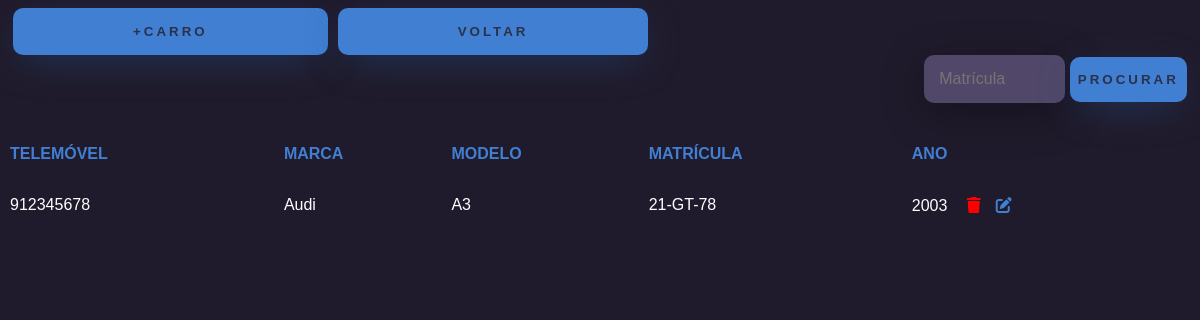
The page /carros/ on the database as committed earlier.
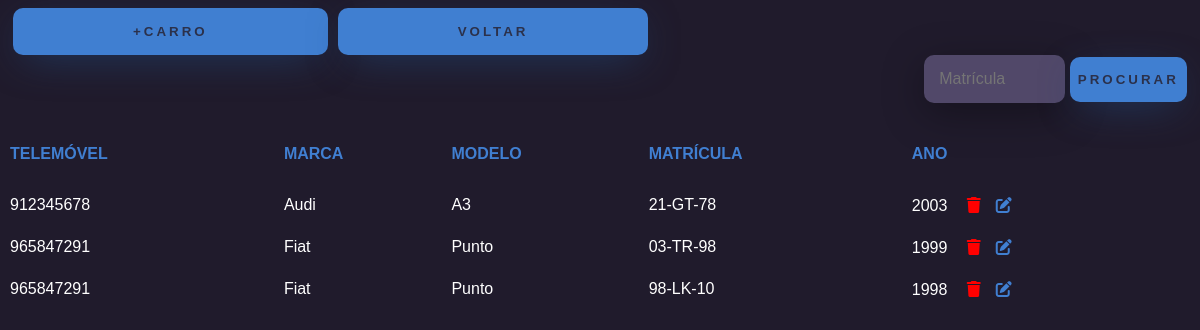
The same page on the database as committed later.
### app/models.py (models this page shows, shortened)
class Carro(models.Model):
    marca = models.CharField(max_length=100)
    modelo = models.CharField(max_length=100)
    matricula = models.CharField(max_length=20,primary_key=True)
    ano = models.IntegerField()
    telemovel = models.ForeignKey(Cliente,on_delete=models.CASCADE)

class Cliente(models.Model):
    nome = models.CharField(max_length=100)
    apelido = models.CharField(max_length=100)
    telemovel = models.CharField(max_length=14, primary_key=True)
    email = models.EmailField(max_length=100)
    perm = models.CharField(max_length=50, default='cliente')
    def __str__(self):
        return self.telemovel

### app/views.py (the view)
# urls.py: path('carros/',carros,name="url_carros"),
def carros(request):
    filtro = request.GET.get('matricula','')
    info = {}
    if filtro:
        info['carros'] = Carro.objects.filter(matricula = filtro)
        return render(request,'lista_carros.html',info)
    else:
        info['carros'] = Carro.objects.all()
        return render(request,'lista_carros.html',info)

### app/templates/lista_carros.html (shortened to what this page needs)
<!DOCTYPE html>
<html lang="en">
<head>
    {% load static %}
    <link rel="stylesheet" href="{% static 'listaclientes.css' %}">
</head>
<body>
    <div class="form-div">
        <form action="{% url 'url_novo_carro' %}">
            <button type="submit" class="btn-login">+CARRO</button>
        </form>
        <form action="{% url 'url_home'%}">
            <button class="btn-login">VOLTAR</button>
        </form>
    </div>
    <div class="div-input">
        <form method="GET">
            <input type="text" name="matricula" placeholder="Matrícula">
            <button class="btn-voltar" type="submit">Procurar</button>
        </form>
    </div>
    <table>
        <tr>
            <th>TELEMÓVEL</th>
            <th>MARCA</th>
            <th>MODELO</th>
            <th>MATRÍCULA</th>
            <th>ANO</th>
        </tr>
        {% for carro in carros %}
        <tr>
            <td>{{carro.telemovel}}</td>
            <td>{{carro.marca}}</td>
            <td>{{carro.modelo}}</td>
            <td>{{carro.matricula}}</td>
            <td>{{carro.ano}} <a href="deletecarro/{{carro.matricula}}"><i class="fa-solid fa-trash"></i></a><a href="editcarro/{{carro.matricula}}"><i class="fa-solid fa-edit"></i></a></td>
        </tr>
        {% endfor %}
    </table>
</body>
</html>

### app/static/listaclientes.css (style rules this page uses)
body { background-color: #201b2c; color: white; }
body * { font-family : Arial, Helvetica, sans-serif; }
table { width: 100%; text-align: left; margin: 20px 0px; border-bottom: 10px; }
.btn-login { width: 100%; padding: 16px 120px; margin: 0px 0px; border: none; border-radius: 10px; outline: none; text-transform: uppercase; font-weight: 800; letter-spacing: 3px; color: #2b314b; background: #407fd1; cursor: pointer; box-shadow: 0 10px 40px -12px #214472; }
form { margin: 0px 5px; }
.form-div { width: 100%; display: flex; }
th { font-weight: 900; color: #407fd1; padding: 20px 0px; }
td { padding: 7px 0px; }
input { width: 12%; border: none; border-radius: 10px; padding: 15px; background: #514869; color: #f0ffffde; font-size: 12pt; box-shadow: 0px 10px 40px #00000056; outline: none; box-sizing: border-box; }
.div-input { text-align: right; }
.btn-voltar { width: 10%; padding: 15px 0px; margin: 0px 0px; border: none; border-radius: 10px; outline: none; text-transform: uppercase; font-weight: 800; letter-spacing: 3px; color: #2b314b; background: #407fd1; cursor: pointer; box-shadow: 0 10px 40px -12px #214472; }
.fa-solid.fa-trash { padding: 5px 15px; color: red; }
.fa-solid.fa-edit { color: #407fd1; }

Rows that differ between the two databases and show on the page:
added Carro: telemovel "965847291", marca "Fiat", modelo "Punto", matricula "03-TR-98", ano "1999"
added Carro: telemovel "965847291", marca "Fiat", modelo "Punto", matricula "98-LK-10", ano "1998"
